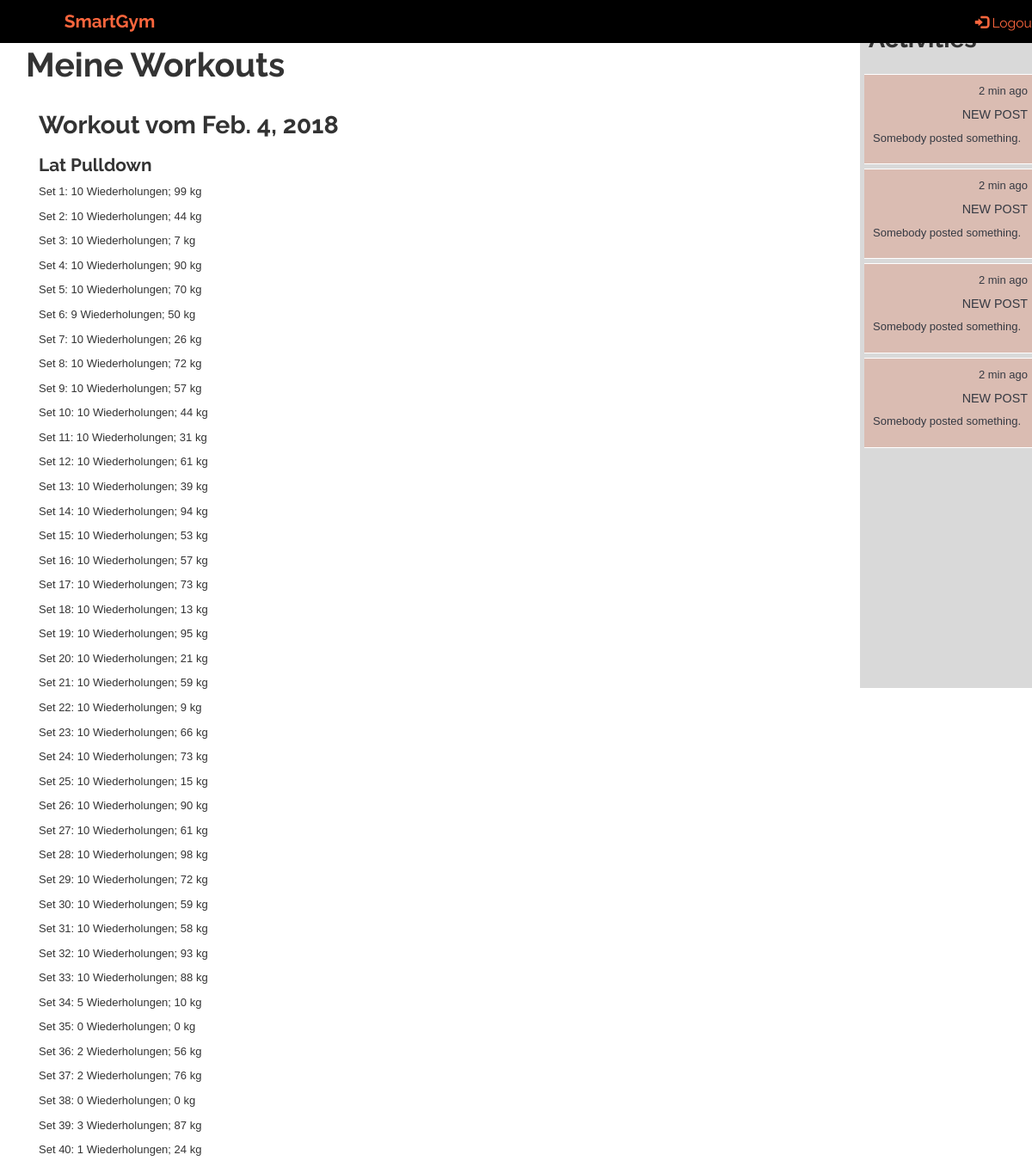
Before: /tracker/training_units/1 (signed in) with the older database file.
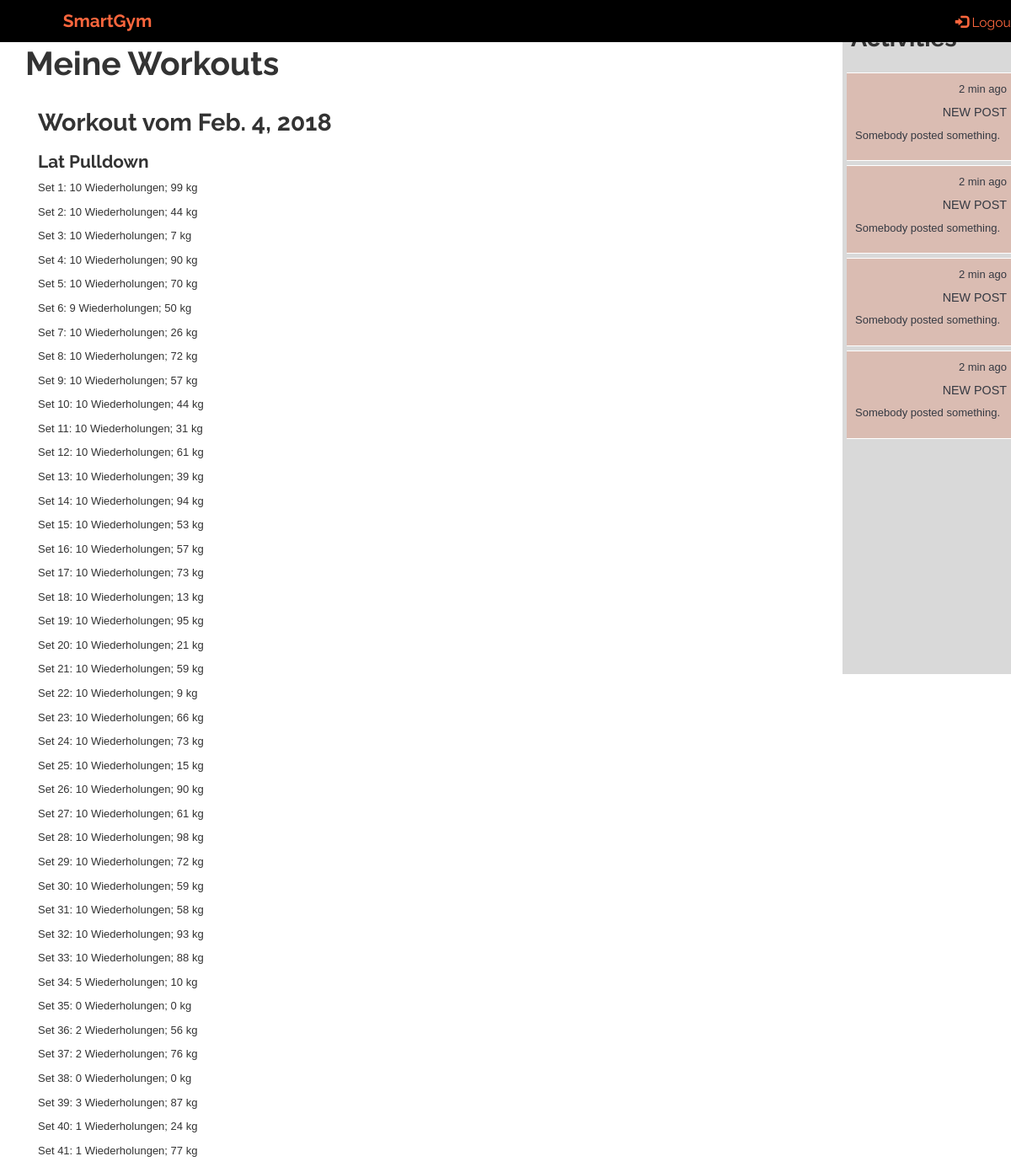
After: the same page with the newer database file.
### tracker/models.py (models this page shows, shortened)
class TrainUnit(models.Model, LoginRequiredMixin):
    login_url = '/login/'
    id = models.UUIDField(primary_key=True, default=uuid.uuid4)
    start_time_date = models.DateTimeField(null=False, blank=False)
    end_time_date = models.DateTimeField(null=False, blank=False)
    date = models.DateField(null=False, blank=False)
    user = models.ForeignKey(UserProfile, on_delete=models.CASCADE)
    exercise_units = models.ManyToManyField('ExerciseUnit', related_name='+', blank=True)

class ExerciseUnit(models.Model):
    id = models.UUIDField(primary_key=True, default=uuid.uuid4)
    time_date = models.DateTimeField(null=False, blank=False)
    train_unit = models.ForeignKey(TrainUnit, on_delete=models.CASCADE)
    exercise = models.ForeignKey(Exercise, on_delete=models.CASCADE)

class Exercise(models.Model):
    name = models.CharField(max_length=100, primary_key=True)
    description = models.CharField(max_length=1000, help_text="Insert short description here.")
    muscles = models.ManyToManyField('Muscle', help_text="Muscles trained by the exercise.")
    equipment_machine = models.ManyToManyField('Equipment', help_text="Necessary equipment for the exercise.", blank=True)
    def __str__(self):
        return self.name

class Set(models.Model):
    id = models.UUIDField(primary_key=True, default=uuid.uuid4)
    date_time = models.DateTimeField(default=timezone.now, null=False, blank=False)
    exercise_unit = models.ForeignKey(ExerciseUnit, on_delete=models.CASCADE)
    repetitions = models.IntegerField(blank=False)
    weight = models.IntegerField(blank=False)

### tracker/views.py (the view)
# urls.py: url(r'^training_units/(?P<pk>\d+)$', views.TrainingUnitsList.as_view(), name='training_units'),
class TrainingUnitsList(LoginRequiredMixin, generic.ListView):
    model = TrainUnit
    context_object_name = 'training_units'
    template_name = 'tracker/User/training_units.html'
    def get_context_data(self, **kwargs):
        context = super().get_context_data(**kwargs)
        context['base_template'] = 'tracker/User/user_tracker_base.html'
        return context
    def get_queryset(self):
        return TrainUnit.objects.filter(user=self.request.user.userprofile)

### tracker/templates/tracker/User/training_units.html (shortened to what this page needs)
{% extends base_template %}
{% block extra_head %}
{% load static %}
<link rel="stylesheet" href="{% static 'css/style.css' %}">
{% endblock %}
{% block site_content %}
<div class="container background-col">
    <div class="row full-height">
        <div class="col-xs-12 col-sm-12 col-md-12 col-lg-12 padding-0">
            <div class="row row-eq-height">
                <h1>Meine Workouts</h1>
            </div>
        </div>
        <div class="col-xs-12 col-sm-12 col-md-12 col-lg-12">
            {% for train_unit in training_units %}
                <div class="row">
                    <h2>Workout vom {{ train_unit.date }}</h2>
                    {% for exercise_unit in train_unit.exercise_units.all %}
                        <h3>{{ exercise_unit.exercise }}</h3>
                        {% for set in exercise_unit.set_set.all %}
                            <p>Set {{ forloop.counter }}: {{ set.repetitions }} Wiederholungen; {{ set.weight }} kg</p>
                        {% endfor %}
                    {% endfor %}
                </div>
            {% endfor %}
        </div>
    </div>
</div>
{% endblock %}

Changed rows visible on the page:
added Set: repetitions "1", weight "77"
